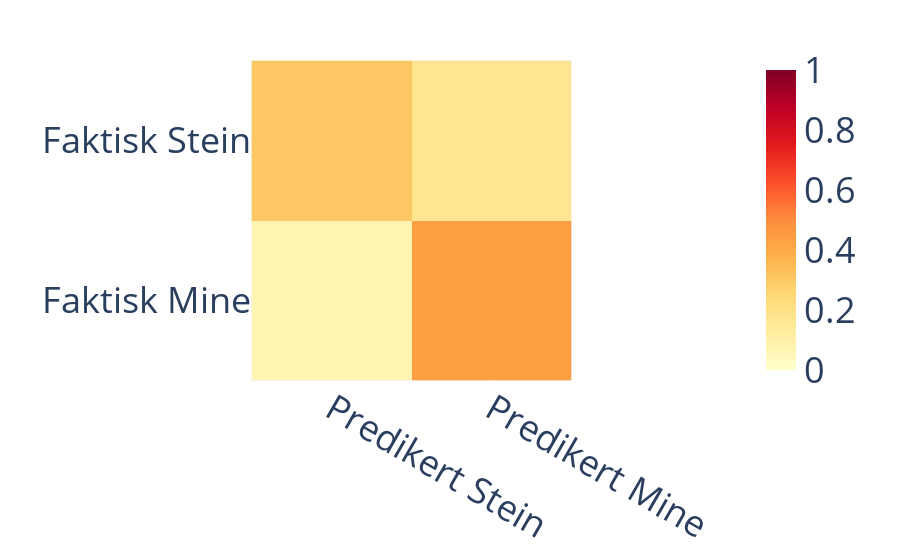

The code cell stored with this chart in its notebook:
### Markdown cell above
Vi visualiserer konfusjonsmatrisen. Vi skal se mer på visualisering senere i kurset, så for nå kan du bare kjøre koden og se på den genererte figuren.

### Code cell
# visualisering av konfusjonsmatrisen
cm_df = pd.DataFrame(cm, 
                     columns=["Predikert Stein", "Predikert Mine"], 
                     index=["Faktisk Stein", "Faktisk Mine"])
fig = px.imshow(cm_df, color_continuous_scale='YlOrRd', zmin=0, zmax=1)
fig.update_layout(font=dict(size=36))
fig.show()

### Figure 1 — Plotly figure (JSON) as saved in the notebook; plotly's stock layout.template omitted (floating-point values rounded to 4 significant figures)
{"data": [{"coloraxis": "coloraxis", "hovertemplate": "x: %{x}<br>y: %{y}<br>color: %{z}<extra></extra>", "name": "0", "type": "heatmap", "x": ["Predikert Stein", "Predikert Mine"], "xaxis": "x", "y": ["Faktisk Stein", "Faktisk Mine"], "yaxis": "y", "z": [[0.3077, 0.1731], [0.07692, 0.4423]]}], "layout": {"coloraxis": {"cmax": 1, "cmin": 0, "colorscale": [[0, "rgb(255,255,204)"], [0.125, "rgb(255,237,160)"], [0.25, "rgb(254,217,118)"], [0.375, "rgb(254,178,76)"], [0.5, "rgb(253,141,60)"], [0.625, "rgb(252,78,42)"], [0.75, "rgb(227,26,28)"], [0.875, "rgb(189,0,38)"], [1, "rgb(128,0,38)"]]}, "font": {"size": 36}, "margin": {"t": 60}, "xaxis": {"anchor": "y", "constrain": "domain", "domain": [0, 1], "scaleanchor": "y"}, "yaxis": {"anchor": "x", "autorange": "reversed", "constrain": "domain", "domain": [0, 1]}}}
